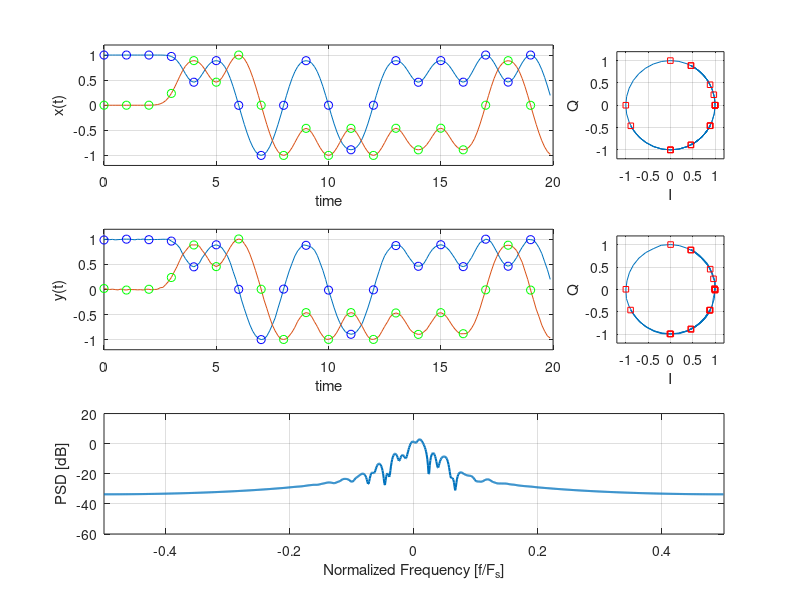

MATLAB code to generate this figure:
% cpfskmodem_example.m : auto-generated file
clear all
close all
k = 8;
h = 0.500000;
num_symbols = 20;
num_samples = 160;
nfft        = 1024;
delay       = 3; % receive filter delay
x   = zeros(1,num_samples);
y   = zeros(1,num_samples);
x(   1) =   1.00000000 + j*  0.00000000;
y(   1) =   0.98671579 + j*  0.02026903;
x(   2) =   1.00000000 + j*  0.00000000;
y(   2) =   1.00902569 + j*  0.00793692;
x(   3) =   1.00000000 + j*  0.00000000;
y(   3) =   0.99307692 + j*  0.00032153;
x(   4) =   1.00000000 + j*  0.00000000;
y(   4) =   0.99898016 + j*  0.00670911;
x(   5) =   1.00000000 + j*  0.00000000;
y(   5) =   0.98901260 + j* -0.00143037;
x(   6) =   1.00000000 + j*  0.00000000;
y(   6) =   0.99397141 + j* -0.00794390;
x(   7) =   1.00000000 + j*  0.00000000;
y(   7) =   0.99774909 + j*  0.00898246;
x(   8) =   1.00000000 + j*  0.00000000;
y(   8) =   1.00412583 + j* -0.00510810;
x(   9) =   1.00000000 + j*  0.00000001;
y(   9) =   1.00277257 + j* -0.01098005;
x(  10) =   1.00000000 + j*  0.00000005;
y(  10) =   1.00341368 + j*  0.00207941;
x(  11) =   1.00000000 + j*  0.00000027;
y(  11) =   0.99741566 + j* -0.00219697;
x(  12) =   1.00000000 + j*  0.00000132;
y(  12) =   0.99011964 + j* -0.00284104;
x(  13) =   1.00000000 + j*  0.00000583;
y(  13) =   1.00194204 + j* -0.00710134;
x(  14) =   1.00000000 + j*  0.00002329;
y(  14) =   0.99736679 + j* -0.00375215;
x(  15) =   1.00000000 + j*  0.00008426;
y(  15) =   1.00530314 + j* -0.01110158;
x(  16) =   0.99999994 + j*  0.00027686;
y(  16) =   0.99380141 + j*  0.00556092;
x(  17) =   0.99999964 + j*  0.00082756;
y(  17) =   0.99246031 + j*  0.00461555;
x(  18) =   0.99999744 + j*  0.00225475;
y(  18) =   0.99888229 + j* -0.00718618;
x(  19) =   0.99998426 + j*  0.00561212;
y(  19) =   0.99581605 + j*  0.00058678;
x(  20) =   0.99991816 + j*  0.01279355;
y(  20) =   0.99664921 + j*  0.00398420;
x(  21) =   0.99964112 + j*  0.02678944;
y(  21) =   0.99855447 + j*  0.03513032;
x(  22) =   0.99866283 + j*  0.05169644;
y(  22) =   1.00142765 + j*  0.04229627;
x(  23) =   0.99573541 + j*  0.09225509;
y(  23) =   1.00032616 + j*  0.09904248;
x(  24) =   0.98826110 + j*  0.15277439;
y(  24) =   1.00102329 + j*  0.16164632;
x(  25) =   0.97187084 + j*  0.23551445;
y(  25) =   0.96450913 + j*  0.23934948;
x(  26) =   0.94081521 + j*  0.33891997;
y(  26) =   0.93245304 + j*  0.34964857;
x(  27) =   0.88973624 + j*  0.45647496;
y(  27) =   0.89386058 + j*  0.45598269;
x(  28) =   0.81664401 + j*  0.57714170;
y(  28) =   0.82763714 + j*  0.58108437;
x(  29) =   0.72579592 + j*  0.68791008;
y(  29) =   0.71216601 + j*  0.69523370;
x(  30) =   0.62858897 + j*  0.77773768;
y(  30) =   0.61515194 + j*  0.76386464;
x(  31) =   0.54133809 + j*  0.84080499;
y(  31) =   0.53901958 + j*  0.83583558;
x(  32) =   0.48065218 + j*  0.87691134;
y(  32) =   0.47592750 + j*  0.89006168;
x(  33) =   0.45851475 + j*  0.88868678;
y(  33) =   0.45184046 + j*  0.88736761;
x(  34) =   0.47891676 + j*  0.87786031;
y(  34) =   0.48273236 + j*  0.88940191;
x(  35) =   0.53668153 + j*  0.84378487;
y(  35) =   0.52871639 + j*  0.85943866;
x(  36) =   0.61860371 + j*  0.78570312;
y(  36) =   0.63299608 + j*  0.77824908;
x(  37) =   0.70710260 + j*  0.70711094;
y(  37) =   0.70952404 + j*  0.70713526;
x(  38) =   0.78568786 + j*  0.61862314;
y(  38) =   0.78732234 + j*  0.61877954;
x(  39) =   0.84373945 + j*  0.53675294;
y(  39) =   0.85027808 + j*  0.52587122;
x(  40) =   0.87772763 + j*  0.47915995;
y(  40) =   0.87499583 + j*  0.48763251;
x(  41) =   0.88830698 + j*  0.45925012;
y(  41) =   0.89047575 + j*  0.45597294;
x(  42) =   0.87582523 + j*  0.48262841;
y(  42) =   0.86787522 + j*  0.48621595;
x(  43) =   0.83775336 + j*  0.54604888;
y(  43) =   0.83259630 + j*  0.54551649;
x(  44) =   0.76963037 + j*  0.63848972;
y(  44) =   0.75135523 + j*  0.63458538;
x(  45) =   0.66821069 + j*  0.74397206;
y(  45) =   0.66499650 + j*  0.74204195;
x(  46) =   0.53411287 + j*  0.84541321;
y(  46) =   0.53378487 + j*  0.84397274;
x(  47) =   0.37228900 + j*  0.92811686;
y(  47) =   0.36050624 + j*  0.92822647;
x(  48) =   0.19066523 + j*  0.98165512;
y(  48) =   0.19723158 + j*  0.98325092;
x(  49) =  -0.00165526 + j*  0.99999863;
y(  49) =   0.00379080 + j*  1.00674367;
x(  50) =  -0.19563350 + j*  0.98067707;
y(  50) =  -0.20760213 + j*  0.99115229;
x(  51) =  -0.38283935 + j*  0.92381495;
y(  51) =  -0.38430122 + j*  0.91386342;
x(  52) =  -0.55560923 + j*  0.83144355;
y(  52) =  -0.55185980 + j*  0.82822073;
x(  53) =  -0.70711523 + j*  0.70709836;
y(  53) =  -0.70638871 + j*  0.70233595;
x(  54) =  -0.83147126 + j*  0.55556780;
y(  54) =  -0.83128589 + j*  0.54703462;
x(  55) =  -0.92387998 + j*  0.38268241;
y(  55) =  -0.91963065 + j*  0.37669823;
x(  56) =  -0.98078543 + j*  0.19508961;
y(  56) =  -0.97274601 + j*  0.19575933;
x(  57) =  -1.00000000 + j* -0.00000056;
y(  57) =  -0.99824959 + j*  0.00531114;
x(  58) =  -0.98078519 + j* -0.19509073;
y(  58) =  -0.98556554 + j* -0.20394613;
x(  59) =  -0.92387950 + j* -0.38268343;
y(  59) =  -0.92892534 + j* -0.37325278;
x(  60) =  -0.83147061 + j* -0.55556870;
y(  60) =  -0.82623398 + j* -0.55063319;
x(  61) =  -0.70711440 + j* -0.70709914;
y(  61) =  -0.70059448 + j* -0.70973164;
x(  62) =  -0.55560809 + j* -0.83144432;
y(  62) =  -0.56368542 + j* -0.82729006;
x(  63) =  -0.38283864 + j* -0.92381525;
y(  63) =  -0.37151673 + j* -0.92040575;
x(  64) =  -0.19563240 + j* -0.98067731;
y(  64) =  -0.18945159 + j* -0.98477829;
x(  65) =  -0.00165461 + j* -0.99999863;
y(  65) =   0.00813400 + j* -0.99510556;
x(  66) =   0.19066611 + j* -0.98165494;
y(  66) =   0.19446093 + j* -0.98162669;
x(  67) =   0.37228939 + j* -0.92811668;
y(  67) =   0.37128717 + j* -0.92309582;
x(  68) =   0.53411162 + j* -0.84541398;
y(  68) =   0.52074969 + j* -0.85032856;
x(  69) =   0.66820282 + j* -0.74397916;
y(  69) =   0.66698688 + j* -0.75365102;
x(  70) =   0.76960146 + j* -0.63852453;
y(  70) =   0.76817226 + j* -0.63483274;
x(  71) =   0.83766204 + j* -0.54618889;
y(  71) =   0.83547211 + j* -0.55238348;
x(  72) =   0.87555856 + j* -0.48311198;
y(  72) =   0.88888085 + j* -0.48695779;
x(  73) =   0.88754636 + j* -0.46071836;
y(  73) =   0.88041961 + j* -0.46053624;
x(  74) =   0.87555879 + j* -0.48311156;
y(  74) =   0.86357594 + j* -0.47501469;
x(  75) =   0.83766258 + j* -0.54618806;
y(  75) =   0.83800107 + j* -0.54186386;
x(  76) =   0.76960361 + j* -0.63852197;
y(  76) =   0.78253359 + j* -0.64266920;
x(  77) =   0.66821206 + j* -0.74397087;
y(  77) =   0.67902583 + j* -0.73821157;
x(  78) =   0.53415191 + j* -0.84538853;
y(  78) =   0.53200161 + j* -0.84978908;
x(  79) =   0.37244692 + j* -0.92805350;
y(  79) =   0.37965447 + j* -0.93189329;
x(  80) =   0.19121046 + j* -0.98154908;
y(  80) =   0.19824308 + j* -0.98965579;
x(  81) =   0.00000192 + j* -1.00000000;
y(  81) =  -0.01191547 + j* -0.99395001;
x(  82) =  -0.19120717 + j* -0.98154968;
y(  82) =  -0.18551207 + j* -0.97178072;
x(  83) =  -0.37244338 + j* -0.92805493;
y(  83) =  -0.36513910 + j* -0.93174374;
x(  84) =  -0.53414863 + j* -0.84539056;
y(  84) =  -0.52707005 + j* -0.85183364;
x(  85) =  -0.66820973 + j* -0.74397296;
y(  85) =  -0.66037893 + j* -0.74647725;
x(  86) =  -0.76960146 + j* -0.63852459;
y(  86) =  -0.76694220 + j* -0.63510609;
x(  87) =  -0.83766103 + j* -0.54619050;
y(  87) =  -0.84195912 + j* -0.53564775;
x(  88) =  -0.87555742 + j* -0.48311409;
y(  88) =  -0.87307686 + j* -0.48206344;
x(  89) =  -0.88754517 + j* -0.46072072;
y(  89) =  -0.89242953 + j* -0.46040025;
x(  90) =  -0.87555742 + j* -0.48311409;
y(  90) =  -0.87929463 + j* -0.47581124;
x(  91) =  -0.83766103 + j* -0.54619050;
y(  91) =  -0.83878773 + j* -0.54073417;
x(  92) =  -0.76960146 + j* -0.63852459;
y(  92) =  -0.76748389 + j* -0.63648736;
x(  93) =  -0.66820973 + j* -0.74397296;
y(  93) =  -0.67734396 + j* -0.73377866;
x(  94) =  -0.53414863 + j* -0.84539056;
y(  94) =  -0.52847576 + j* -0.84200191;
x(  95) =  -0.37244338 + j* -0.92805493;
y(  95) =  -0.37030107 + j* -0.93672949;
x(  96) =  -0.19120717 + j* -0.98154968;
y(  96) =  -0.19258854 + j* -0.98933744;
x(  97) =   0.00000192 + j* -1.00000000;
y(  97) =  -0.00701813 + j* -0.99450415;
x(  98) =   0.19121094 + j* -0.98154896;
y(  98) =   0.19007802 + j* -0.97400975;
x(  99) =   0.37244737 + j* -0.92805332;
y(  99) =   0.36187404 + j* -0.93198955;
x( 100) =   0.53415394 + j* -0.84538722;
y( 100) =   0.53661925 + j* -0.83590096;
x( 101) =   0.66822058 + j* -0.74396318;
y( 101) =   0.67243940 + j* -0.73551816;
x( 102) =   0.76963311 + j* -0.63848639;
y( 102) =   0.76015347 + j* -0.64551163;
x( 103) =   0.83775449 + j* -0.54604709;
y( 103) =   0.82628918 + j* -0.54458624;
x( 104) =   0.87582588 + j* -0.48262718;
y( 104) =   0.88649601 + j* -0.48849416;
x( 105) =   0.88830769 + j* -0.45924875;
y( 105) =   0.87507957 + j* -0.46750978;
x( 106) =   0.87772822 + j* -0.47915879;
y( 106) =   0.88510424 + j* -0.48402330;
x( 107) =   0.84373999 + j* -0.53675210;
y( 107) =   0.85170251 + j* -0.53242612;
x( 108) =   0.78568810 + j* -0.61862284;
y( 108) =   0.78638959 + j* -0.61206836;
x( 109) =   0.70709962 + j* -0.70711398;
y( 109) =   0.69624281 + j* -0.70048058;
x( 110) =   0.61858666 + j* -0.78571659;
y( 110) =   0.61485749 + j* -0.79508573;
x( 111) =   0.53661186 + j* -0.84382921;
y( 111) =   0.54216111 + j* -0.84954035;
x( 112) =   0.47867507 + j* -0.87799215;
y( 112) =   0.47208354 + j* -0.87774277;
x( 113) =   0.45778060 + j* -0.88906521;
y( 113) =   0.46251491 + j* -0.89448047;
x( 114) =   0.47867548 + j* -0.87799191;
y( 114) =   0.47445190 + j* -0.88787782;
x( 115) =   0.53661263 + j* -0.84382868;
y( 115) =   0.52134770 + j* -0.84101647;
x( 116) =   0.61858886 + j* -0.78571481;
y( 116) =   0.61612135 + j* -0.79450810;
x( 117) =   0.70710838 + j* -0.70710522;
y( 117) =   0.71797299 + j* -0.70617074;
x( 118) =   0.78571701 + j* -0.61858612;
y( 118) =   0.79669279 + j* -0.62365788;
x( 119) =   0.84383112 + j* -0.53660887;
y( 119) =   0.84984761 + j* -0.54099113;
x( 120) =   0.87799406 + j* -0.47867155;
y( 120) =   0.87769824 + j* -0.47545305;
x( 121) =   0.88906705 + j* -0.45777705;
y( 121) =   0.89202619 + j* -0.46164417;
x( 122) =   0.87799406 + j* -0.47867155;
y( 122) =   0.87689424 + j* -0.48795053;
x( 123) =   0.84383160 + j* -0.53660810;
y( 123) =   0.83845985 + j* -0.53887194;
x( 124) =   0.78571939 + j* -0.61858314;
y( 124) =   0.78299737 + j* -0.62171727;
x( 125) =   0.70711714 + j* -0.70709646;
y( 125) =   0.70458019 + j* -0.70948154;
x( 126) =   0.61862636 + j* -0.78568530;
y( 126) =   0.62092394 + j* -0.78587663;
x( 127) =   0.53675508 + j* -0.84373808;
y( 127) =   0.53006005 + j* -0.84568542;
x( 128) =   0.47916189 + j* -0.87772655;
y( 128) =   0.47211218 + j* -0.88257039;
x( 129) =   0.45925230 + j* -0.88830584;
y( 129) =   0.45566601 + j* -0.88077891;
x( 130) =   0.48263028 + j* -0.87582421;
y( 130) =   0.47654209 + j* -0.87898916;
x( 131) =   0.54605043 + j* -0.83775234;
y( 131) =   0.55236626 + j* -0.84344488;
x( 132) =   0.63848948 + j* -0.76963055;
y( 132) =   0.63781112 + j* -0.76811045;
x( 133) =   0.74396586 + j* -0.66821760;
y( 133) =   0.74491131 + j* -0.66862172;
x( 134) =   0.84538960 + j* -0.53415012;
y( 134) =   0.84839374 + j* -0.53168935;
x( 135) =   0.92805499 + j* -0.37244323;
y( 135) =   0.93528581 + j* -0.37045565;
x( 136) =   0.98154980 + j* -0.19120654;
y( 136) =   0.96184564 + j* -0.18466903;
x( 137) =   1.00000000 + j*  0.00000256;
y( 137) =   1.00241363 + j* -0.00687594;
x( 138) =   0.98154885 + j*  0.19121157;
y( 138) =   0.98912299 + j*  0.19095036;
x( 139) =   0.92805326 + j*  0.37244752;
y( 139) =   0.94009018 + j*  0.36861894;
x( 140) =   0.84538817 + j*  0.53415245;
y( 140) =   0.84666324 + j*  0.53101140;
x( 141) =   0.74396980 + j*  0.66821325;
y( 141) =   0.74327499 + j*  0.66088802;
x( 142) =   0.63852113 + j*  0.76960433;
y( 142) =   0.63612360 + j*  0.76636142;
x( 143) =   0.54618716 + j*  0.83766317;
y( 143) =   0.54666585 + j*  0.83939528;
x( 144) =   0.48311102 + j*  0.87555909;
y( 144) =   0.48650301 + j*  0.87484324;
x( 145) =   0.46071738 + j*  0.88754690;
y( 145) =   0.46387705 + j*  0.88259178;
x( 146) =   0.48311102 + j*  0.87555909;
y( 146) =   0.48915672 + j*  0.87437296;
x( 147) =   0.54618794 + j*  0.83766264;
y( 147) =   0.55260915 + j*  0.83511126;
x( 148) =   0.63852370 + j*  0.76960218;
y( 148) =   0.63525963 + j*  0.77621883;
x( 149) =   0.74397838 + j*  0.66820365;
y( 149) =   0.74639755 + j*  0.66045976;
x( 150) =   0.84541363 + j*  0.53411216;
y( 150) =   0.84178114 + j*  0.54353023;
x( 151) =   0.92811644 + j*  0.37228999;
y( 151) =   0.92183518 + j*  0.36873302;
x( 152) =   0.98165482 + j*  0.19066674;
y( 152) =   0.99821126 + j*  0.19823079;
x( 153) =   0.99999863 + j* -0.00165397;
y( 153) =   0.99292821 + j* -0.01165719;
x( 154) =   0.98067743 + j* -0.19563177;
y( 154) =   0.98492950 + j* -0.19704013;
x( 155) =   0.92381549 + j* -0.38283804;
y( 155) =   0.92238367 + j* -0.39097169;
x( 156) =   0.83144468 + j* -0.55560756;
y( 156) =   0.83408505 + j* -0.54245394;
x( 157) =   0.70709962 + j* -0.70711398;
y( 157) =   0.71562815 + j* -0.71036929;
x( 158) =   0.55556923 + j* -0.83147025;
y( 158) =   0.55291432 + j* -0.82984245;
x( 159) =   0.38268447 + j* -0.92387909;
y( 159) =   0.39542720 + j* -0.92650330;
x( 160) =   0.19509181 + j* -0.98078501;
y( 160) =   0.20121257 + j* -0.96799004;
psd = zeros(1,nfft);
psd(   1) = -33.63619614;
psd(   2) = -33.63131714;
psd(   3) = -33.63021851;
psd(   4) = -33.63377380;
psd(   5) = -33.63864517;
psd(   6) = -33.64024734;
psd(   7) = -33.63679504;
psd(   8) = -33.63096619;
psd(   9) = -33.62751389;
psd(  10) = -33.62889862;
psd(  11) = -33.63333511;
psd(  12) = -33.63615417;
psd(  13) = -33.63414001;
psd(  14) = -33.62818146;
psd(  15) = -33.62273026;
psd(  16) = -33.62161255;
psd(  17) = -33.62480927;
psd(  18) = -33.62831879;
psd(  19) = -33.62786484;
psd(  20) = -33.62252426;
psd(  21) = -33.61575317;
psd(  22) = -33.61211395;
psd(  23) = -33.61338806;
psd(  24) = -33.61685181;
psd(  25) = -33.61782074;
psd(  26) = -33.61369705;
psd(  27) = -33.60636902;
psd(  28) = -33.60051727;
psd(  29) = -33.59940338;
psd(  30) = -33.60201263;
psd(  31) = -33.60397720;
psd(  32) = -33.60136414;
psd(  33) = -33.59430313;
psd(  34) = -33.58676147;
psd(  35) = -33.58307266;
psd(  36) = -33.58407211;
psd(  37) = -33.58635712;
psd(  38) = -33.58528900;
psd(  39) = -33.57913208;
psd(  40) = -33.57061386;
psd(  41) = -33.56449127;
psd(  42) = -33.56330490;
psd(  43) = -33.56514740;
psd(  44) = -33.56534576;
psd(  45) = -33.56060791;
psd(  46) = -33.55194855;
psd(  47) = -33.54382706;
psd(  48) = -33.54014206;
psd(  49) = -33.54075623;
psd(  50) = -33.54167175;
psd(  51) = -33.53852081;
psd(  52) = -33.53047943;
psd(  53) = -33.52102661;
psd(  54) = -33.51477814;
psd(  55) = -33.51347351;
psd(  56) = -33.51435089;
psd(  57) = -33.51264191;
psd(  58) = -33.50580597;
psd(  59) = -33.49575806;
psd(  60) = -33.48722839;
psd(  61) = -33.48350143;
psd(  62) = -33.48352432;
psd(  63) = -33.48284149;
psd(  64) = -33.47748566;
psd(  65) = -33.46765900;
psd(  66) = -33.45741272;
psd(  67) = -33.45110321;
psd(  68) = -33.44950104;
psd(  69) = -33.44915390;
psd(  70) = -33.44537354;
psd(  71) = -33.43646240;
psd(  72) = -33.42520905;
psd(  73) = -33.41640472;
psd(  74) = -33.41260529;
psd(  75) = -33.41183090;
psd(  76) = -33.40931702;
psd(  77) = -33.40179062;
psd(  78) = -33.39035416;
psd(  79) = -33.37950134;
psd(  80) = -33.37314224;
psd(  81) = -33.37111664;
psd(  82) = -33.36932755;
psd(  83) = -33.36338425;
psd(  84) = -33.35252380;
psd(  85) = -33.34027100;
psd(  86) = -33.33131409;
psd(  87) = -33.32733536;
psd(  88) = -33.32551575;
psd(  89) = -33.32104111;
psd(  90) = -33.31135559;
psd(  91) = -33.29850006;
psd(  92) = -33.28722000;
psd(  93) = -33.28080368;
psd(  94) = -33.27813721;
psd(  95) = -33.27466583;
psd(  96) = -33.26649857;
psd(  97) = -33.25380707;
psd(  98) = -33.24073410;
psd(  99) = -33.23166275;
psd( 100) = -33.22734451;
psd( 101) = -33.22423553;
psd( 102) = -33.21762085;
psd( 103) = -33.20582581;
psd( 104) = -33.19171143;
psd( 105) = -33.18013000;
psd( 106) = -33.17358017;
psd( 107) = -33.17004776;
psd( 108) = -33.16471481;
psd( 109) = -33.15429688;
psd( 110) = -33.13994598;
psd( 111) = -33.12623596;
psd( 112) = -33.11708069;
psd( 113) = -33.11227798;
psd( 114) = -33.10763931;
psd( 115) = -33.09878159;
psd( 116) = -33.08495331;
psd( 117) = -33.06977844;
psd( 118) = -33.05797577;
psd( 119) = -33.05118179;
psd( 120) = -33.04651260;
psd( 121) = -33.03910446;
psd( 122) = -33.02643204;
psd( 123) = -33.01057053;
psd( 124) = -32.99638367;
psd( 125) = -32.98711395;
psd( 126) = -32.98158264;
psd( 127) = -32.97520447;
psd( 128) = -32.96402740;
psd( 129) = -32.94832230;
psd( 130) = -32.93227768;
psd( 131) = -32.92029953;
psd( 132) = -32.91312790;
psd( 133) = -32.90708542;
psd( 134) = -32.89744949;
psd( 135) = -32.88258362;
psd( 136) = -32.86541367;
psd( 137) = -32.85083008;
psd( 138) = -32.84133530;
psd( 139) = -32.83484650;
psd( 140) = -32.82646942;
psd( 141) = -32.81292343;
psd( 142) = -32.79545212;
psd( 143) = -32.77869415;
psd( 144) = -32.76656342;
psd( 145) = -32.75876999;
psd( 146) = -32.75111389;
psd( 147) = -32.73912048;
psd( 148) = -32.72211075;
psd( 149) = -32.70378876;
psd( 150) = -32.68892288;
psd( 151) = -32.67910767;
psd( 152) = -32.67138672;
psd( 153) = -32.66082382;
psd( 154) = -32.64491653;
psd( 155) = -32.62584305;
psd( 156) = -32.60850143;
psd( 157) = -32.59614563;
psd( 158) = -32.58752441;
psd( 159) = -32.57796478;
psd( 160) = -32.56352615;
psd( 161) = -32.54450989;
psd( 162) = -32.52520752;
psd( 163) = -32.51008224;
psd( 164) = -32.49975586;
psd( 165) = -32.49052429;
psd( 166) = -32.47759628;
psd( 167) = -32.45934677;
psd( 168) = -32.43884659;
psd( 169) = -32.42102051;
psd( 170) = -32.40835953;
psd( 171) = -32.39866257;
psd( 172) = -32.38697815;
psd( 173) = -32.37004471;
psd( 174) = -32.34915543;
psd( 175) = -32.32903290;
psd( 176) = -32.31362534;
psd( 177) = -32.30257416;
psd( 178) = -32.29155731;
psd( 179) = -32.27610397;
psd( 180) = -32.25558853;
psd( 181) = -32.23380661;
psd( 182) = -32.21557617;
psd( 183) = -32.20244598;
psd( 184) = -32.19137192;
psd( 185) = -32.17733383;
psd( 186) = -32.15787506;
psd( 187) = -32.13524246;
psd( 188) = -32.11442566;
psd( 189) = -32.09865952;
psd( 190) = -32.08662033;
psd( 191) = -32.07352829;
psd( 192) = -32.05543900;
psd( 193) = -32.03274155;
psd( 194) = -32.00982285;
psd( 195) = -31.99117851;
psd( 196) = -31.97738266;
psd( 197) = -31.96462250;
psd( 198) = -31.94802475;
psd( 199) = -31.92605209;
psd( 200) = -31.90183258;
psd( 201) = -31.88039017;
psd( 202) = -31.86414909;
psd( 203) = -31.85083389;
psd( 204) = -31.83542442;
psd( 205) = -31.81463242;
psd( 206) = -31.78987312;
psd( 207) = -31.76599121;
psd( 208) = -31.74692345;
psd( 209) = -31.73221779;
psd( 210) = -31.71746826;
psd( 211) = -31.69814301;
psd( 212) = -31.67369652;
psd( 213) = -31.64801788;
psd( 214) = -31.62597466;
psd( 215) = -31.60909653;
psd( 216) = -31.59418106;
psd( 217) = -31.57616425;
psd( 218) = -31.55261803;
psd( 219) = -31.52589607;
psd( 220) = -31.50109100;
psd( 221) = -31.48141479;
psd( 222) = -31.46545601;
psd( 223) = -31.44831657;
psd( 224) = -31.42604828;
psd( 225) = -31.39913750;
psd( 226) = -31.37209892;
psd( 227) = -31.34943962;
psd( 228) = -31.33168221;
psd( 229) = -31.31486511;
psd( 230) = -31.29408646;
psd( 231) = -31.26783371;
psd( 232) = -31.23936844;
psd( 233) = -31.21377563;
psd( 234) = -31.19348526;
psd( 235) = -31.17605019;
psd( 236) = -31.15637970;
psd( 237) = -31.13123322;
psd( 238) = -31.10215759;
psd( 239) = -31.07404518;
psd( 240) = -31.05087471;
psd( 241) = -31.03208351;
psd( 242) = -31.01309586;
psd( 243) = -30.98933220;
psd( 244) = -30.96031570;
psd( 245) = -30.93007278;
psd( 246) = -30.90351486;
psd( 247) = -30.88211060;
psd( 248) = -30.86250687;
psd( 249) = -30.83955956;
psd( 250) = -30.81087875;
psd( 251) = -30.77902985;
psd( 252) = -30.74924850;
psd( 253) = -30.72483826;
psd( 254) = -30.70428467;
psd( 255) = -30.68260002;
psd( 256) = -30.65577507;
psd( 257) = -30.62429619;
psd( 258) = -30.59269142;
psd( 259) = -30.56539917;
psd( 260) = -30.54282188;
psd( 261) = -30.52092361;
psd( 262) = -30.49490929;
psd( 263) = -30.46352386;
psd( 264) = -30.43028641;
psd( 265) = -30.40045166;
psd( 266) = -30.37626457;
psd( 267) = -30.35503578;
psd( 268) = -30.33127213;
psd( 269) = -30.30162430;
psd( 270) = -30.26757431;
psd( 271) = -30.23421860;
psd( 272) = -30.20554352;
psd( 273) = -30.18088341;
psd( 274) = -30.15560913;
psd( 275) = -30.12519836;
psd( 276) = -30.08939934;
psd( 277) = -30.05249977;
psd( 278) = -30.01960373;
psd( 279) = -29.99215317;
psd( 280) = -29.96672058;
psd( 281) = -29.93804741;
psd( 282) = -29.90376663;
psd( 283) = -29.86647606;
psd( 284) = -29.83135605;
psd( 285) = -29.80150414;
psd( 286) = -29.77520752;
psd( 287) = -29.74739456;
psd( 288) = -29.71429062;
psd( 289) = -29.67687988;
psd( 290) = -29.64022636;
psd( 291) = -29.60906029;
psd( 292) = -29.58366394;
psd( 293) = -29.55959702;
psd( 294) = -29.53150177;
psd( 295) = -29.49761391;
psd( 296) = -29.46105766;
psd( 297) = -29.42668724;
psd( 298) = -29.39641953;
psd( 299) = -29.36730385;
psd( 300) = -29.33412743;
psd( 301) = -29.29413033;
psd( 302) = -29.24980354;
psd( 303) = -29.20690918;
psd( 304) = -29.16953850;
psd( 305) = -29.13654137;
psd( 306) = -29.10236359;
psd( 307) = -29.06179810;
psd( 308) = -29.01455116;
psd( 309) = -28.96559906;
psd( 310) = -28.92118454;
psd( 311) = -28.88382721;
psd( 312) = -28.85078239;
psd( 313) = -28.81681252;
psd( 314) = -28.77890396;
psd( 315) = -28.73860168;
psd( 316) = -28.70016479;
psd( 317) = -28.66629601;
psd( 318) = -28.63569450;
psd( 319) = -28.60450554;
psd( 320) = -28.57041931;
psd( 321) = -28.53535461;
psd( 322) = -28.50406456;
psd( 323) = -28.47951889;
psd( 324) = -28.45925522;
psd( 325) = -28.43601418;
psd( 326) = -28.40268135;
psd( 327) = -28.35754776;
psd( 328) = -28.30533600;
psd( 329) = -28.25303650;
psd( 330) = -28.20407677;
psd( 331) = -28.15587807;
psd( 332) = -28.10250092;
psd( 333) = -28.04032516;
psd( 334) = -27.97158432;
psd( 335) = -27.90303421;
psd( 336) = -27.84096718;
psd( 337) = -27.78709793;
psd( 338) = -27.73842239;
psd( 339) = -27.69067764;
psd( 340) = -27.64210129;
psd( 341) = -27.59401131;
psd( 342) = -27.54827118;
psd( 343) = -27.50438499;
psd( 344) = -27.45966721;
psd( 345) = -27.41267776;
psd( 346) = -27.36678314;
psd( 347) = -27.33004570;
psd( 348) = -27.31066513;
psd( 349) = -27.31113434;
psd( 350) = -27.32528877;
psd( 351) = -27.34062004;
psd( 352) = -27.34430122;
psd( 353) = -27.32847404;
psd( 354) = -27.29121780;
psd( 355) = -27.23328781;
psd( 356) = -27.15512276;
psd( 357) = -27.05755234;
psd( 358) = -26.94543457;
psd( 359) = -26.82958794;
psd( 360) = -26.72356415;
psd( 361) = -26.63650513;
psd( 362) = -26.56715202;
psd( 363) = -26.50362206;
psd( 364) = -26.43007278;
psd( 365) = -26.33653259;
psd( 366) = -26.22511864;
psd( 367) = -26.10813141;
psd( 368) = -26.00026131;
psd( 369) = -25.91122055;
psd( 370) = -25.84354782;
psd( 371) = -25.79553604;
psd( 372) = -25.76575279;
psd( 373) = -25.75550842;
psd( 374) = -25.76790237;
psd( 375) = -25.80527115;
psd( 376) = -25.86730766;
psd( 377) = -25.95085335;
psd( 378) = -26.04960442;
psd( 379) = -26.15181351;
psd( 380) = -26.23698235;
psd( 381) = -26.27605247;
psd( 382) = -26.24079704;
psd( 383) = -26.12066269;
psd( 384) = -25.93445587;
psd( 385) = -25.72411728;
psd( 386) = -25.53344536;
psd( 387) = -25.38634300;
psd( 388) = -25.27599144;
psd( 389) = -25.16845894;
psd( 390) = -25.02046394;
psd( 391) = -24.80467987;
psd( 392) = -24.52680588;
psd( 393) = -24.22169495;
psd( 394) = -23.93377304;
psd( 395) = -23.69829559;
psd( 396) = -23.53260040;
psd( 397) = -23.43640137;
psd( 398) = -23.39670563;
psd( 399) = -23.39444733;
psd( 400) = -23.41197014;
psd( 401) = -23.44016075;
psd( 402) = -23.48319626;
psd( 403) = -23.55822754;
psd( 404) = -23.68918419;
psd( 405) = -23.89629555;
psd( 406) = -24.18457413;
psd( 407) = -24.53367424;
psd( 408) = -24.89267349;
psd( 409) = -25.18546867;
psd( 410) = -25.33291054;
psd( 411) = -25.28579903;
psd( 412) = -25.04615402;
psd( 413) = -24.65952301;
psd( 414) = -24.18994522;
psd( 415) = -23.69881439;
psd( 416) = -23.23426437;
psd( 417) = -22.82635498;
psd( 418) = -22.48442841;
psd( 419) = -22.19707870;
psd( 420) = -21.93709564;
psd( 421) = -21.67273331;
psd( 422) = -21.38232994;
psd( 423) = -21.06462669;
psd( 424) = -20.73822784;
psd( 425) = -20.43202591;
psd( 426) = -20.17473412;
psd( 427) = -19.98962212;
psd( 428) = -19.89491844;
psd( 429) = -19.90719604;
psd( 430) = -20.04514885;
psd( 431) = -20.33276749;
psd( 432) = -20.80240631;
psd( 433) = -21.49758530;
psd( 434) = -22.47247505;
psd( 435) = -23.77287865;
psd( 436) = -25.34004211;
psd( 437) = -26.68959808;
psd( 438) = -26.68580627;
psd( 439) = -25.07488441;
psd( 440) = -23.03202820;
psd( 441) = -21.31393814;
psd( 442) = -20.10568619;
psd( 443) = -19.40788460;
psd( 444) = -19.16854477;
psd( 445) = -19.28450394;
psd( 446) = -19.54688835;
psd( 447) = -19.59972000;
psd( 448) = -19.09836769;
psd( 449) = -18.04798508;
psd( 450) = -16.77187347;
psd( 451) = -15.56844711;
psd( 452) = -14.58399582;
psd( 453) = -13.86337852;
psd( 454) = -13.40868568;
psd( 455) = -13.21038151;
psd( 456) = -13.26116562;
psd( 457) = -13.56209755;
psd( 458) = -14.12608528;
psd( 459) = -14.98187256;
psd( 460) = -16.18149757;
psd( 461) = -17.81428909;
psd( 462) = -20.02842712;
psd( 463) = -23.02330399;
psd( 464) = -26.56825256;
psd( 465) = -27.50787544;
psd( 466) = -24.67358780;
psd( 467) = -22.03078270;
psd( 468) = -20.42171669;
psd( 469) = -19.76734352;
psd( 470) = -19.99797058;
psd( 471) = -21.00581932;
psd( 472) = -22.05419540;
psd( 473) = -21.05539131;
psd( 474) = -17.99457169;
psd( 475) = -14.88321114;
psd( 476) = -12.35943890;
psd( 477) = -10.41087246;
psd( 478) =  -8.93963051;
psd( 479) =  -7.86498642;
psd( 480) =  -7.13321686;
psd( 481) =  -6.71461964;
psd( 482) =  -6.59951258;
psd( 483) =  -6.79374170;
psd( 484) =  -7.31151295;
psd( 485) =  -8.15944767;
psd( 486) =  -9.29452133;
psd( 487) = -10.52144527;
psd( 488) = -11.35949039;
psd( 489) = -11.27075291;
psd( 490) = -10.36101532;
psd( 491) =  -9.22614956;
psd( 492) =  -8.28101349;
psd( 493) =  -7.67760801;
psd( 494) =  -7.44555187;
psd( 495) =  -7.57053089;
psd( 496) =  -8.01363182;
psd( 497) =  -8.69303226;
psd( 498) =  -9.42762470;
psd( 499) =  -9.87165165;
psd( 500) =  -9.61894226;
psd( 501) =  -8.58300209;
psd( 502) =  -7.08485889;
psd( 503) =  -5.47817469;
psd( 504) =  -3.95440531;
psd( 505) =  -2.58758831;
psd( 506) =  -1.40272474;
psd( 507) =  -0.41065994;
psd( 508) =   0.37949091;
psd( 509) =   0.95815253;
psd( 510) =   1.31752038;
psd( 511) =   1.45645249;
psd( 512) =   1.38864493;
psd( 513) =   1.15569508;
psd( 514) =   0.84400868;
psd( 515) =   0.59206539;
psd( 516) =   0.55461556;
psd( 517) =   0.81119931;
psd( 518) =   1.30193245;
psd( 519) =   1.87689590;
psd( 520) =   2.39169240;
psd( 521) =   2.75337577;
psd( 522) =   2.91819119;
psd( 523) =   2.87600946;
psd( 524) =   2.63784862;
psd( 525) =   2.22810340;
psd( 526) =   1.67856467;
psd( 527) =   1.02136850;
psd( 528) =   0.27975550;
psd( 529) =  -0.54156071;
psd( 530) =  -1.46266198;
psd( 531) =  -2.52944136;
psd( 532) =  -3.81245041;
psd( 533) =  -5.41108990;
psd( 534) =  -7.47420549;
psd( 535) = -10.25847435;
psd( 536) = -14.27211571;
psd( 537) = -20.06704330;
psd( 538) = -19.87112808;
psd( 539) = -14.59477425;
psd( 540) = -11.16295338;
psd( 541) =  -8.96026707;
psd( 542) =  -7.52972841;
psd( 543) =  -6.65844488;
psd( 544) =  -6.24238205;
psd( 545) =  -6.23049498;
psd( 546) =  -6.60129499;
psd( 547) =  -7.35240936;
psd( 548) =  -8.49481487;
psd( 549) = -10.04368019;
psd( 550) = -11.98349094;
psd( 551) = -14.13230324;
psd( 552) = -15.79597569;
psd( 553) = -15.89964962;
psd( 554) = -14.62070084;
psd( 555) = -13.03085232;
psd( 556) = -11.65217209;
psd( 557) = -10.58225250;
psd( 558) =  -9.79563713;
psd( 559) =  -9.24302101;
psd( 560) =  -8.87460613;
psd( 561) =  -8.64690876;
psd( 562) =  -8.52869415;
psd( 563) =  -8.50746346;
psd( 564) =  -8.59324646;
psd( 565) =  -8.81686687;
psd( 566) =  -9.22383404;
psd( 567) =  -9.86763000;
psd( 568) = -10.80558205;
psd( 569) = -12.09751511;
psd( 570) = -13.80352116;
psd( 571) = -15.96765041;
psd( 572) = -18.54154396;
psd( 573) = -21.13263130;
psd( 574) = -22.75811958;
psd( 575) = -22.96867180;
psd( 576) = -22.73966980;
psd( 577) = -22.93660736;
psd( 578) = -23.90121269;
psd( 579) = -25.80940056;
psd( 580) = -28.68957329;
psd( 581) = -31.00853920;
psd( 582) = -29.20838356;
psd( 583) = -26.00593948;
psd( 584) = -23.53647995;
psd( 585) = -21.80911636;
psd( 586) = -20.62240410;
psd( 587) = -19.82805061;
psd( 588) = -19.32889557;
psd( 589) = -19.06086731;
psd( 590) = -18.97850037;
psd( 591) = -19.04367638;
psd( 592) = -19.21777725;
psd( 593) = -19.45884323;
psd( 594) = -19.72510910;
psd( 595) = -19.98361206;
psd( 596) = -20.21803665;
psd( 597) = -20.42865372;
psd( 598) = -20.62318039;
psd( 599) = -20.80498695;
psd( 600) = -20.96728897;
psd( 601) = -21.09695625;
psd( 602) = -21.18481827;
psd( 603) = -21.23436356;
psd( 604) = -21.26250839;
psd( 605) = -21.29298782;
psd( 606) = -21.34893227;
psd( 607) = -21.44972229;
psd( 608) = -21.61220551;
psd( 609) = -21.85263824;
psd( 610) = -22.18571472;
psd( 611) = -22.61876678;
psd( 612) = -23.14199448;
psd( 613) = -23.71781921;
psd( 614) = -24.27660179;
psd( 615) = -24.73124313;
psd( 616) = -25.01662827;
psd( 617) = -25.12995529;
psd( 618) = -25.13080215;
psd( 619) = -25.09986115;
psd( 620) = -25.09721375;
psd( 621) = -25.14453506;
psd( 622) = -25.22673035;
psd( 623) = -25.30347633;
psd( 624) = -25.32707405;
psd( 625) = -25.26350403;
psd( 626) = -25.10790062;
psd( 627) = -24.88458633;
psd( 628) = -24.63259125;
psd( 629) = -24.38791466;
psd( 630) = -24.17296410;
psd( 631) = -23.99557495;
psd( 632) = -23.85494232;
psd( 633) = -23.75003624;
psd( 634) = -23.68595314;
psd( 635) = -23.67484283;
psd( 636) = -23.73129845;
psd( 637) = -23.86493301;
psd( 638) = -24.07363129;
psd( 639) = -24.34021378;
psd( 640) = -24.63420868;
psd( 641) = -24.91957855;
psd( 642) = -25.16666031;
psd( 643) = -25.36281776;
psd( 644) = -25.51511383;
psd( 645) = -25.64359283;
psd( 646) = -25.76999664;
psd( 647) = -25.90818787;
psd( 648) = -26.05902100;
psd( 649) = -26.21022415;
psd( 650) = -26.34107780;
psd( 651) = -26.43163300;
psd( 652) = -26.47311783;
psd( 653) = -26.47352982;
psd( 654) = -26.45387840;
psd( 655) = -26.43722343;
psd( 656) = -26.43764114;
psd( 657) = -26.45520210;
psd( 658) = -26.47877693;
psd( 659) = -26.49457932;
psd( 660) = -26.49530220;
psd( 661) = -26.48414803;
psd( 662) = -26.47170067;
psd( 663) = -26.46920395;
psd( 664) = -26.48333740;
psd( 665) = -26.51551056;
psd( 666) = -26.56434822;
psd( 667) = -26.62828445;
psd( 668) = -26.70572662;
psd( 669) = -26.79309845;
psd( 670) = -26.88308334;
psd( 671) = -26.96583557;
psd( 672) = -27.03306961;
psd( 673) = -27.08238602;
psd( 674) = -27.11829185;
psd( 675) = -27.14897346;
psd( 676) = -27.18154716;
psd( 677) = -27.21935272;
psd( 678) = -27.26279449;
psd( 679) = -27.31205750;
psd( 680) = -27.36872101;
psd( 681) = -27.43468285;
psd( 682) = -27.50925827;
psd( 683) = -27.58753586;
psd( 684) = -27.66180801;
psd( 685) = -27.72576523;
psd( 686) = -27.77812576;
psd( 687) = -27.82291412;
psd( 688) = -27.86612511;
psd( 689) = -27.91145134;
psd( 690) = -27.95866394;
psd( 691) = -28.00514412;
psd( 692) = -28.04896927;
psd( 693) = -28.09045410;
psd( 694) = -28.13107300;
psd( 695) = -28.17109871;
psd( 696) = -28.20860672;
psd( 697) = -28.24115944;
psd( 698) = -28.26859474;
psd( 699) = -28.29420853;
psd( 700) = -28.32287979;
psd( 701) = -28.35727501;
psd( 702) = -28.39560509;
psd( 703) = -28.43289375;
psd( 704) = -28.46493721;
psd( 705) = -28.49197578;
psd( 706) = -28.51884651;
psd( 707) = -28.55143356;
psd( 708) = -28.59244347;
psd( 709) = -28.63975906;
psd( 710) = -28.68859100;
psd( 711) = -28.73539162;
psd( 712) = -28.78023529;
psd( 713) = -28.82574844;
psd( 714) = -28.87379074;
psd( 715) = -28.92305756;
psd( 716) = -28.96979141;
psd( 717) = -29.01095390;
psd( 718) = -29.04694366;
psd( 719) = -29.08121490;
psd( 720) = -29.11726952;
psd( 721) = -29.15551949;
psd( 722) = -29.19310570;
psd( 723) = -29.22668266;
psd( 724) = -29.25580025;
psd( 725) = -29.28376770;
psd( 726) = -29.31497955;
psd( 727) = -29.35122681;
psd( 728) = -29.39001083;
psd( 729) = -29.42653275;
psd( 730) = -29.45766830;
psd( 731) = -29.48455048;
psd( 732) = -29.51150894;
psd( 733) = -29.54233551;
psd( 734) = -29.57720947;
psd( 735) = -29.61289215;
psd( 736) = -29.64582253;
psd( 737) = -29.67547989;
psd( 738) = -29.70478821;
psd( 739) = -29.73738480;
psd( 740) = -29.77415466;
psd( 741) = -29.81220055;
psd( 742) = -29.84720230;
psd( 743) = -29.87712097;
psd( 744) = -29.90399933;
psd( 745) = -29.93208694;
psd( 746) = -29.96414185;
psd( 747) = -29.99904633;
psd( 748) = -30.03282356;
psd( 749) = -30.06230354;
psd( 750) = -30.08794403;
psd( 751) = -30.11349869;
psd( 752) = -30.14264679;
psd( 753) = -30.17578506;
psd( 754) = -30.20963669;
psd( 755) = -30.24019623;
psd( 756) = -30.26630592;
psd( 757) = -30.29069901;
psd( 758) = -30.31756210;
psd( 759) = -30.34876251;
psd( 760) = -30.38219643;
psd( 761) = -30.41355324;
psd( 762) = -30.44012070;
psd( 763) = -30.46318245;
psd( 764) = -30.48684692;
psd( 765) = -30.51436615;
psd( 766) = -30.54539108;
psd( 767) = -30.57617378;
psd( 768) = -30.60308456;
psd( 769) = -30.62588120;
psd( 770) = -30.64789772;
psd( 771) = -30.67313766;
psd( 772) = -30.70265579;
psd( 773) = -30.73355865;
psd( 774) = -30.76154709;
psd( 775) = -30.78467178;
psd( 776) = -30.80510712;
psd( 777) = -30.82725143;
psd( 778) = -30.85380363;
psd( 779) = -30.88353157;
psd( 780) = -30.91230774;
psd( 781) = -30.93678665;
psd( 782) = -30.95746994;
psd( 783) = -30.97811699;
psd( 784) = -31.00244141;
psd( 785) = -31.03074074;
psd( 786) = -31.05961609;
psd( 787) = -31.08498764;
psd( 788) = -31.10569954;
psd( 789) = -31.12459183;
psd( 790) = -31.14595604;
psd( 791) = -31.17170525;
psd( 792) = -31.19969177;
psd( 793) = -31.22559547;
psd( 794) = -31.24682617;
psd( 795) = -31.26475143;
psd( 796) = -31.28360939;
psd( 797) = -31.30662727;
psd( 798) = -31.33326721;
psd( 799) = -31.35963249;
psd( 800) = -31.38196945;
psd( 801) = -31.39999008;
psd( 802) = -31.41714859;
psd( 803) = -31.43754196;
psd( 804) = -31.46230698;
psd( 805) = -31.48855591;
psd( 806) = -31.51197052;
psd( 807) = -31.53063011;
psd( 808) = -31.54676437;
psd( 809) = -31.56469536;
psd( 810) = -31.58707428;
psd( 811) = -31.61246109;
psd( 812) = -31.63664055;
psd( 813) = -31.65636444;
psd( 814) = -31.67220879;
psd( 815) = -31.68810844;
psd( 816) = -31.70782471;
psd( 817) = -31.73160553;
psd( 818) = -31.75597000;
psd( 819) = -31.77677345;
psd( 820) = -31.79292870;
psd( 821) = -31.80735779;
psd( 822) = -31.82438087;
psd( 823) = -31.84593010;
psd( 824) = -31.86977768;
psd( 825) = -31.89153671;
psd( 826) = -31.90858650;
psd( 827) = -31.92236900;
psd( 828) = -31.93718338;
psd( 829) = -31.95626068;
psd( 830) = -31.97896957;
psd( 831) = -32.00132751;
psd( 832) = -32.01956940;
psd( 833) = -32.03346634;
psd( 834) = -32.04653549;
psd( 835) = -32.06293488;
psd( 836) = -32.08375549;
psd( 837) = -32.10604858;
psd( 838) = -32.12543869;
psd( 839) = -32.14003754;
psd( 840) = -32.15213394;
psd( 841) = -32.16611099;
psd( 842) = -32.18461227;
psd( 843) = -32.20614624;
psd( 844) = -32.22641373;
psd( 845) = -32.24216843;
psd( 846) = -32.25402069;
psd( 847) = -32.26600647;
psd( 848) = -32.28192139;
psd( 849) = -32.30195999;
psd( 850) = -32.32257080;
psd( 851) = -32.33956909;
psd( 852) = -32.35189056;
psd( 853) = -32.36254501;
psd( 854) = -32.37592316;
psd( 855) = -32.39387512;
psd( 856) = -32.41412354;
psd( 857) = -32.43222046;
psd( 858) = -32.44554901;
psd( 859) = -32.45562363;
psd( 860) = -32.46676636;
psd( 861) = -32.48226166;
psd( 862) = -32.50142288;
psd( 863) = -32.52021408;
psd( 864) = -32.53480530;
psd( 865) = -32.54504395;
psd( 866) = -32.55452728;
psd( 867) = -32.56743622;
psd( 868) = -32.58482361;
psd( 869) = -32.60365295;
psd( 870) = -32.61952972;
psd( 871) = -32.63057327;
psd( 872) = -32.63911819;
psd( 873) = -32.64965439;
psd( 874) = -32.66478348;
psd( 875) = -32.68293762;
psd( 876) = -32.69978333;
psd( 877) = -32.71203613;
psd( 878) = -32.72040558;
psd( 879) = -32.72897339;
psd( 880) = -32.74154663;
psd( 881) = -32.75828934;
psd( 882) = -32.77555847;
psd( 883) = -32.78916931;
psd( 884) = -32.79807663;
psd( 885) = -32.80535507;
psd( 886) = -32.81542969;
psd( 887) = -32.83017731;
psd( 888) = -32.84718704;
psd( 889) = -32.86200333;
psd( 890) = -32.87197495;
psd( 891) = -32.87871552;
psd( 892) = -32.88659668;
psd( 893) = -32.89890289;
psd( 894) = -32.91489029;
psd( 895) = -32.93046188;
psd( 896) = -32.94179916;
psd( 897) = -32.94873047;
psd( 898) = -32.95497513;
psd( 899) = -32.96473312;
psd( 900) = -32.97902679;
psd( 901) = -32.99472427;
psd( 902) = -33.00740814;
psd( 903) = -33.01520538;
psd( 904) = -33.02055740;
psd( 905) = -33.02795029;
psd( 906) = -33.04000092;
psd( 907) = -33.05509949;
psd( 908) = -33.06885147;
psd( 909) = -33.07793427;
psd( 910) = -33.08315659;
psd( 911) = -33.08860779;
psd( 912) = -33.09815979;
psd( 913) = -33.11191559;
psd( 914) = -33.12615204;
psd( 915) = -33.13666534;
psd( 916) = -33.14244080;
psd( 917) = -33.14663315;
psd( 918) = -33.15369797;
psd( 919) = -33.16547775;
psd( 920) = -33.17951965;
psd( 921) = -33.19130325;
psd( 922) = -33.19820023;
psd( 923) = -33.20187759;
psd( 924) = -33.20676422;
psd( 925) = -33.21614456;
psd( 926) = -33.22922134;
psd( 927) = -33.24184418;
psd( 928) = -33.25014496;
psd( 929) = -33.25407410;
psd( 930) = -33.25734711;
psd( 931) = -33.26420593;
psd( 932) = -33.27562714;
psd( 933) = -33.28844452;
psd( 934) = -33.29818344;
psd( 935) = -33.30300140;
psd( 936) = -33.30537415;
psd( 937) = -33.30987549;
psd( 938) = -33.31911087;
psd( 939) = -33.33139038;
psd( 940) = -33.34223938;
psd( 941) = -33.34839249;
psd( 942) = -33.35065079;
psd( 943) = -33.35321808;
psd( 944) = -33.35995483;
psd( 945) = -33.37091827;
psd( 946) = -33.38232040;
psd( 947) = -33.38993454;
psd( 948) = -33.39279175;
psd( 949) = -33.39408493;
psd( 950) = -33.39833069;
psd( 951) = -33.40733719;
psd( 952) = -33.41860199;
psd( 953) = -33.42754745;
psd( 954) = -33.43155289;
psd( 955) = -33.43236160;
psd( 956) = -33.43444443;
psd( 957) = -33.44108582;
psd( 958) = -33.45143509;
psd( 959) = -33.46126938;
psd( 960) = -33.46675491;
psd( 961) = -33.46781158;
psd( 962) = -33.46828079;
psd( 963) = -33.47241211;
psd( 964) = -33.48112869;
psd( 965) = -33.49123764;
psd( 966) = -33.49819946;
psd( 967) = -33.50018311;
psd( 968) = -33.49975204;
psd( 969) = -33.50151825;
psd( 970) = -33.50806046;
psd( 971) = -33.51763535;
psd( 972) = -33.52574158;
psd( 973) = -33.52906036;
psd( 974) = -33.52851868;
psd( 975) = -33.52832413;
psd( 976) = -33.53236771;
psd( 977) = -33.54064178;
psd( 978) = -33.54936981;
psd( 979) = -33.55421448;
psd( 980) = -33.55429077;
psd( 981) = -33.55284119;
psd( 982) = -33.55441284;
psd( 983) = -33.56077957;
psd( 984) = -33.56941605;
psd( 985) = -33.57564163;
psd( 986) = -33.57690430;
psd( 987) = -33.57494736;
psd( 988) = -33.57433319;
psd( 989) = -33.57833481;
psd( 990) = -33.58608627;
psd( 991) = -33.59325409;
psd( 992) = -33.59600830;
psd( 993) = -33.59433746;
psd( 994) = -33.59210968;
psd( 995) = -33.59360123;
psd( 996) = -33.59973145;
psd( 997) = -33.60720062;
psd( 998) = -33.61145401;
psd( 999) = -33.61071777;
psd(1000) = -33.60757828;
psd(1001) = -33.60669327;
psd(1002) = -33.61063385;
psd(1003) = -33.61762619;
psd(1004) = -33.62308121;
psd(1005) = -33.62372208;
psd(1006) = -33.62044907;
psd(1007) = -33.61762619;
psd(1008) = -33.61907578;
psd(1009) = -33.62478638;
psd(1010) = -33.63087845;
psd(1011) = -33.63304138;
psd(1012) = -33.63039398;
psd(1013) = -33.62625885;
psd(1014) = -33.62519836;
psd(1015) = -33.62900162;
psd(1016) = -33.63504028;
psd(1017) = -33.63861847;
psd(1018) = -33.63719177;
psd(1019) = -33.63254929;
psd(1020) = -33.62932587;
psd(1021) = -33.63078308;
psd(1022) = -33.63595581;
psd(1023) = -33.64050293;
psd(1024) = -33.64058685;
t=[0:(num_samples-1)]/k;
i = 1:k:num_samples;
figure;
subplot(3,4,1:3);
  plot(t,real(x),'-', t(i),real(x(i)),'ob',...
       t,imag(x),'-', t(i),imag(x(i)),'og');
  axis([0 num_symbols -1.2 1.2]);
  xlabel('time');
  ylabel('x(t)');
  grid on;
subplot(3,4,5:7);
  plot(t,real(y),'-', t(i),real(y(i)),'ob',...
       t,imag(y),'-', t(i),imag(y(i)),'og');
  axis([0 num_symbols -1.2 1.2]);
  xlabel('time');
  ylabel('y(t)');
  grid on;
subplot(3,4,4);
  plot(real(x),imag(x),'-',real(x(i)),imag(x(i)),'rs','MarkerSize',4);
  xlabel('I');
  ylabel('Q');
  axis([-1 1 -1 1]*1.2);
  axis square;
  grid on;
subplot(3,4,8);
  plot(real(y),imag(y),'-',real(y(i)),imag(y(i)),'rs','MarkerSize',4);
  xlabel('I');
  ylabel('Q');
  axis([-1 1 -1 1]*1.2);
  axis square;
  grid on;
f = [0:(nfft-1)]/nfft - 0.5;
subplot(3,4,9:12);
  plot(f,psd,'LineWidth',1.5);
  axis([-0.5 0.5 -60 20]);
  xlabel('Normalized Frequency [f/F_s]');
  ylabel('PSD [dB]');
  grid on;
